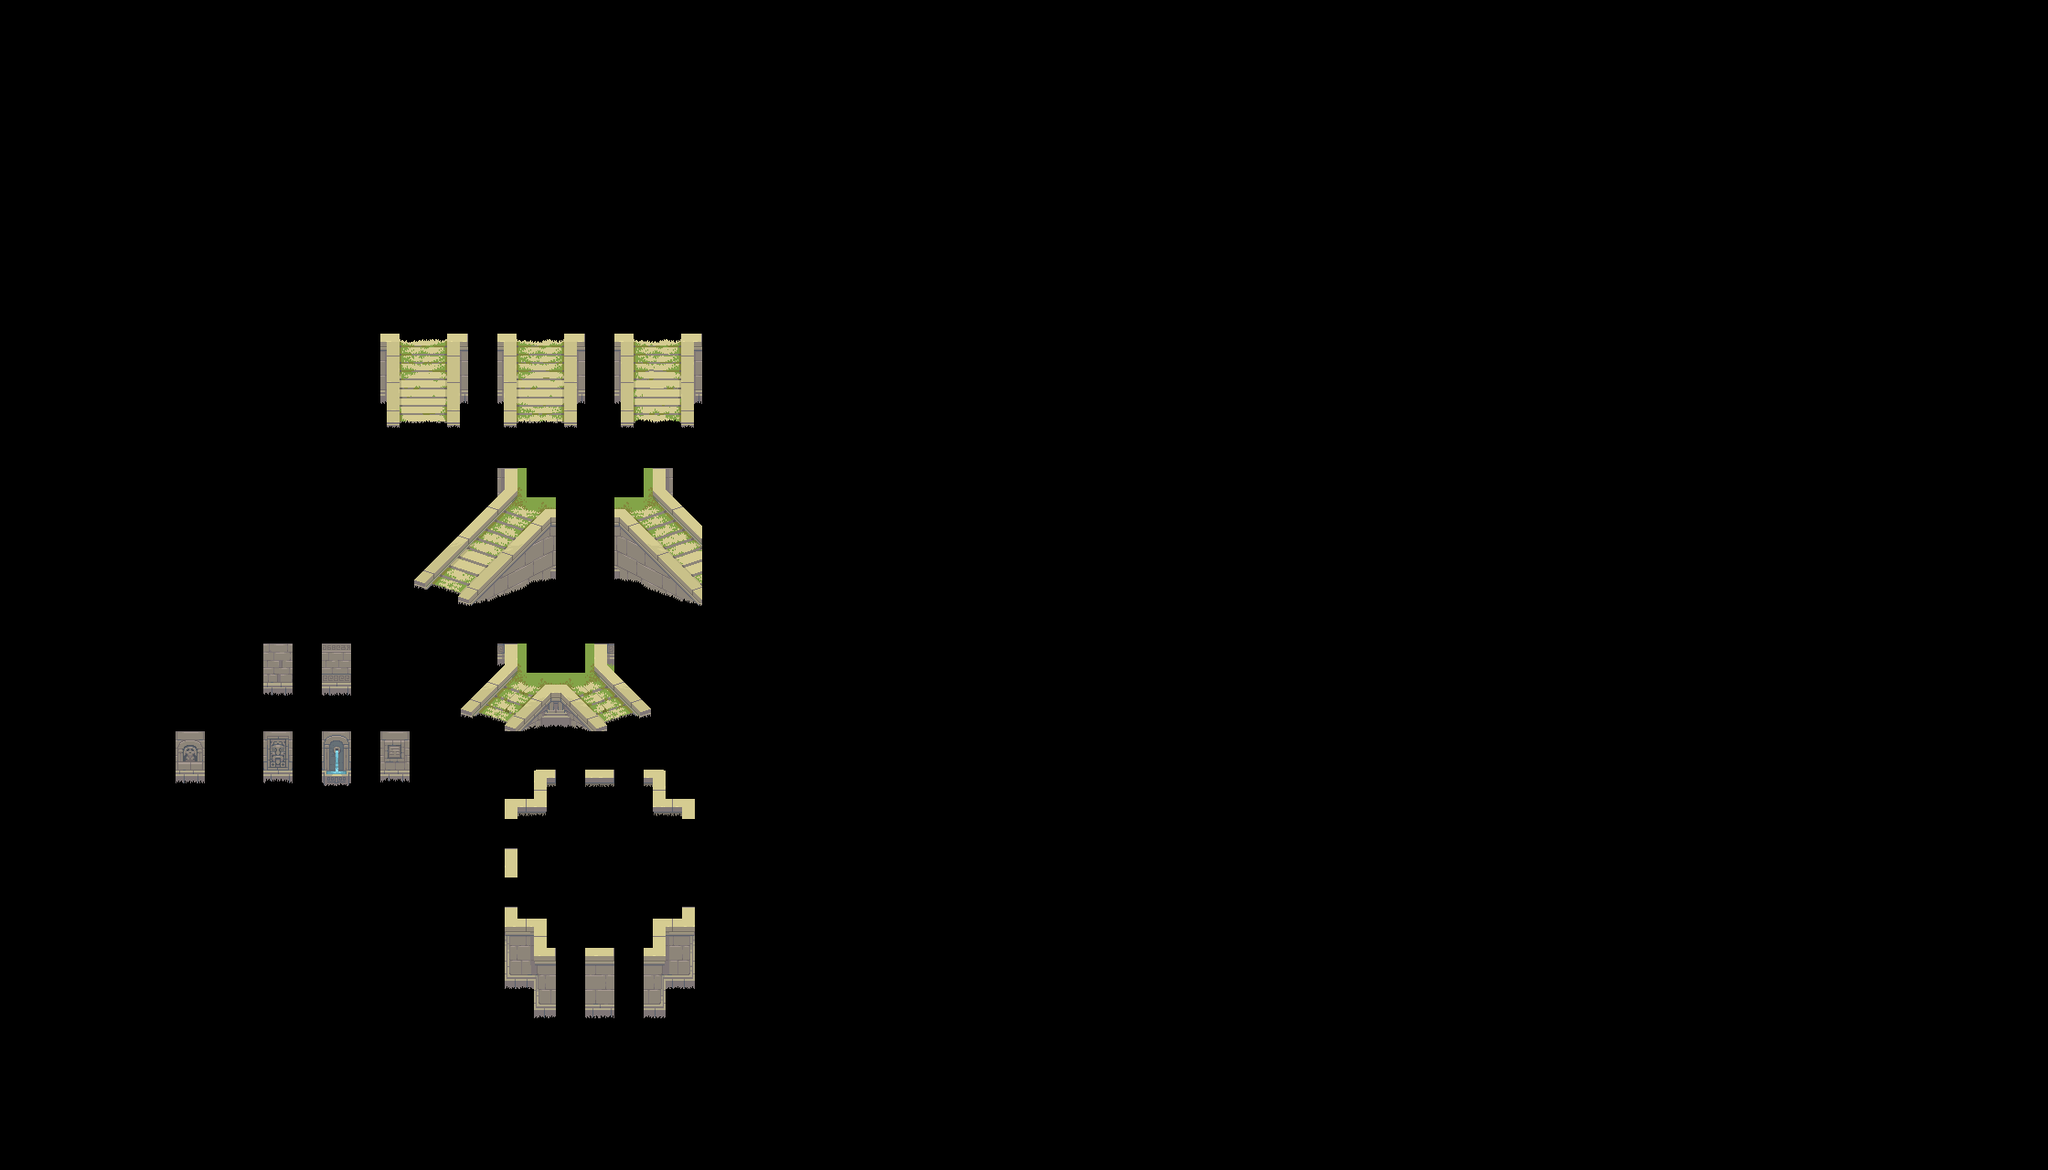

The image is a tile-based game level rendered from a .tmx file. Its description and source (layers, tilesets, objects; grid data summarised) follow:
An orthogonal 70x40 tile map with 32x32 px tiles, 1 tile layer (Wall), 7 hidden layers not drawn, 19 tilesets.

<map version="1.10" tiledversion="1.10.2" orientation="orthogonal" renderorder="right-down" width="70" height="40" tilewidth="32" tileheight="32" infinite="0" nextlayerid="16" nextobjectid="1">
 <properties>
  <property name="AutomappingRadius" type="int" value="4" />
 </properties>
 <tileset firstgid="1" source="Tilesets/Terrain - Ancient Ruins.tsx" />
 <tileset firstgid="2210" source="Tilesets/Ancient Ruins-Tileset - wall 1.tsx" />
 <tileset firstgid="2450" source="Tilesets/Ancient Ruins-Tileset - wall 3.tsx" />
 <tileset firstgid="2690" source="Tilesets/Ancient Ruins-Tileset - wall 4.tsx" />
 <tileset firstgid="2930" source="Tilesets/Ancient Ruins-Tileset - wall 5.tsx" />
 <tileset firstgid="3170" source="Tilesets/Ancient Ruins-Tileset - wall 6.tsx" />
 <tileset firstgid="3410" source="Tilesets/Ancient Ruins-Tileset - wall 7.tsx" />
 <tileset firstgid="3650" source="Tilesets/Ancient Ruins-Tileset - wall 8.tsx" />
 <tileset firstgid="3890" source="Tilesets/Ancient Ruins-Animated Terrains-16 frames.tsx" />
 <tileset firstgid="6230" source="Tilesets/Ancient Ruins-Animated Terrains-16 frames-with transparency.tsx" />
 <tileset firstgid="8570" source="Tilesets/Ancient Ruins-Animated Terrains-8 frames.tsx" />
 <tileset firstgid="9527" source="Tilesets/Ancient Ruins-Animated Terrains-8 frames-with transparency.tsx" />
 <tileset firstgid="10484" source="Tilesets/Ancient Ruins-Animated Terrains2-16 frames.tsx" />
 <tileset firstgid="12824" source="Tilesets/Ancient Ruins-Animated Terrains2-8 frames.tsx" />
 <tileset firstgid="13781" source="Tilesets/Ancient Ruins-Animated Terrains2-8 frames-with transparency.tsx" />
 <tileset firstgid="14738" source="Tilesets/Ancient Ruins-Animated Terrains2-16 frames-with transparency.tsx" />
 <tileset firstgid="17078" source="Tilesets/Ancient Ruins-Tileset-Terrain2.tsx" />
 <tileset firstgid="21108" source="Tilesets/Ancient Ruins-Tileset - wall 2.tsx" />
 <tileset firstgid="21428" source="Tilesets/wall-1 - 3 tiles tall.tsx" />
 <layer id="13" name="terrain0" width="70" height="40" visible="0">
  <data>[2800 cells, 2800 non-empty, 120 distinct tile ids]</data>
 </layer>
 <layer id="11" name="terrain1" width="70" height="40" visible="0">
  <data>[2800 cells, 1037 non-empty, 182 distinct tile ids]</data>
 </layer>
 <layer id="12" name="terrain2" width="70" height="40" visible="0">
  <data>[2800 cells, 317 non-empty, 60 distinct tile ids]</data>
 </layer>
 <layer id="14" name="terrain3" width="70" height="40" visible="0">
  <data>[2800 cells, 207 non-empty, 87 distinct tile ids]</data>
 </layer>
 <layer id="10" name="animated terrain tiles" width="70" height="40" visible="0">
  <data>[2800 cells, 580 non-empty, 322 distinct tile ids]</data>
 </layer>
 <layer id="1" name="walls-1-2-3-4" width="70" height="40" visible="0">
  <data>[2800 cells, 220 non-empty, 141 distinct tile ids]</data>
 </layer>
 <layer id="6" name="walls-5-6-7-8" width="70" height="40" visible="0">
  <data>[2800 cells, 104 non-empty, 81 distinct tile ids]</data>
 </layer>
 <layer id="15" name="Wall" width="70" height="40">
  <data>[2800 cells, 158 non-empty, 156 distinct tile ids]</data>
 </layer>
</map>
